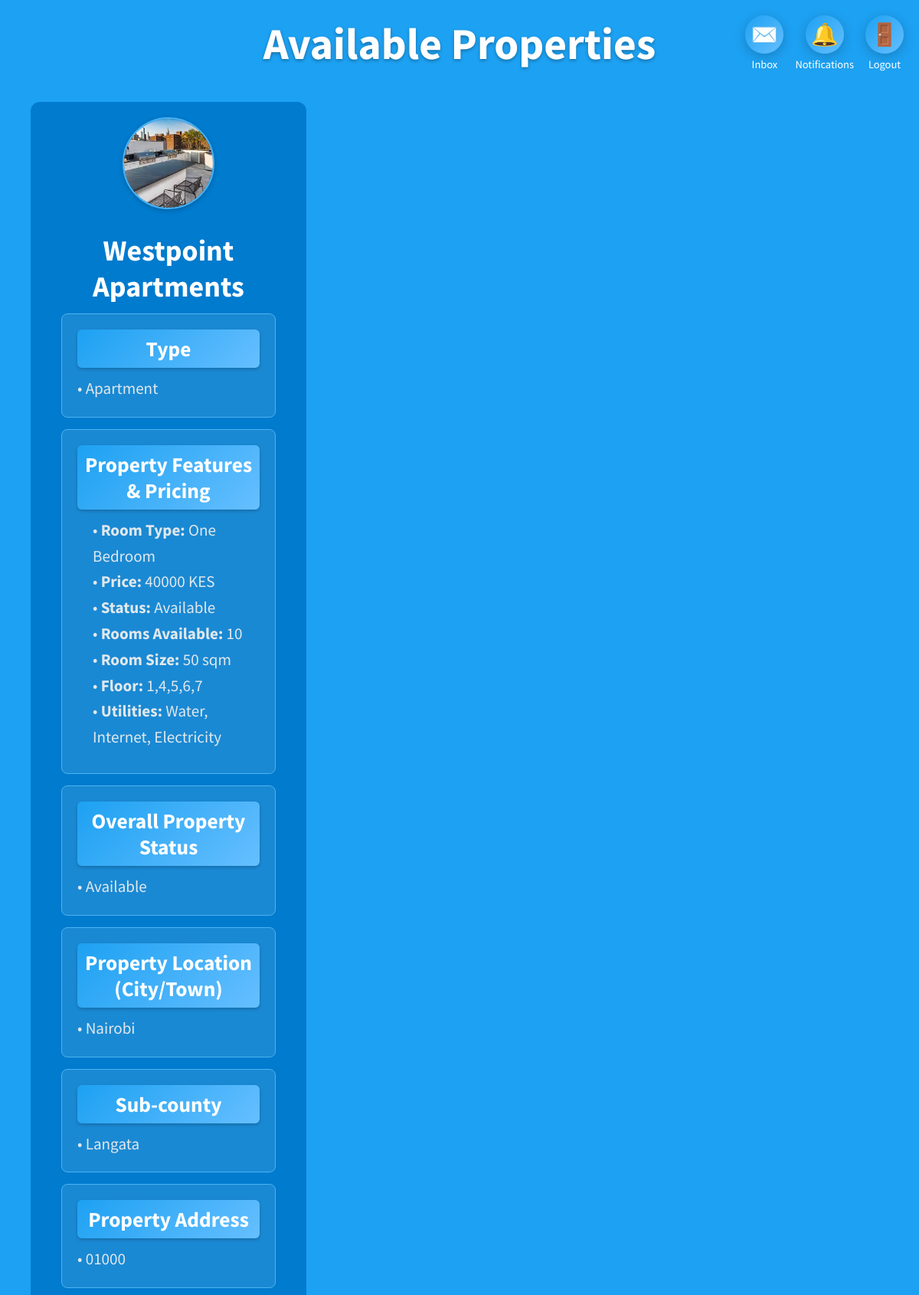
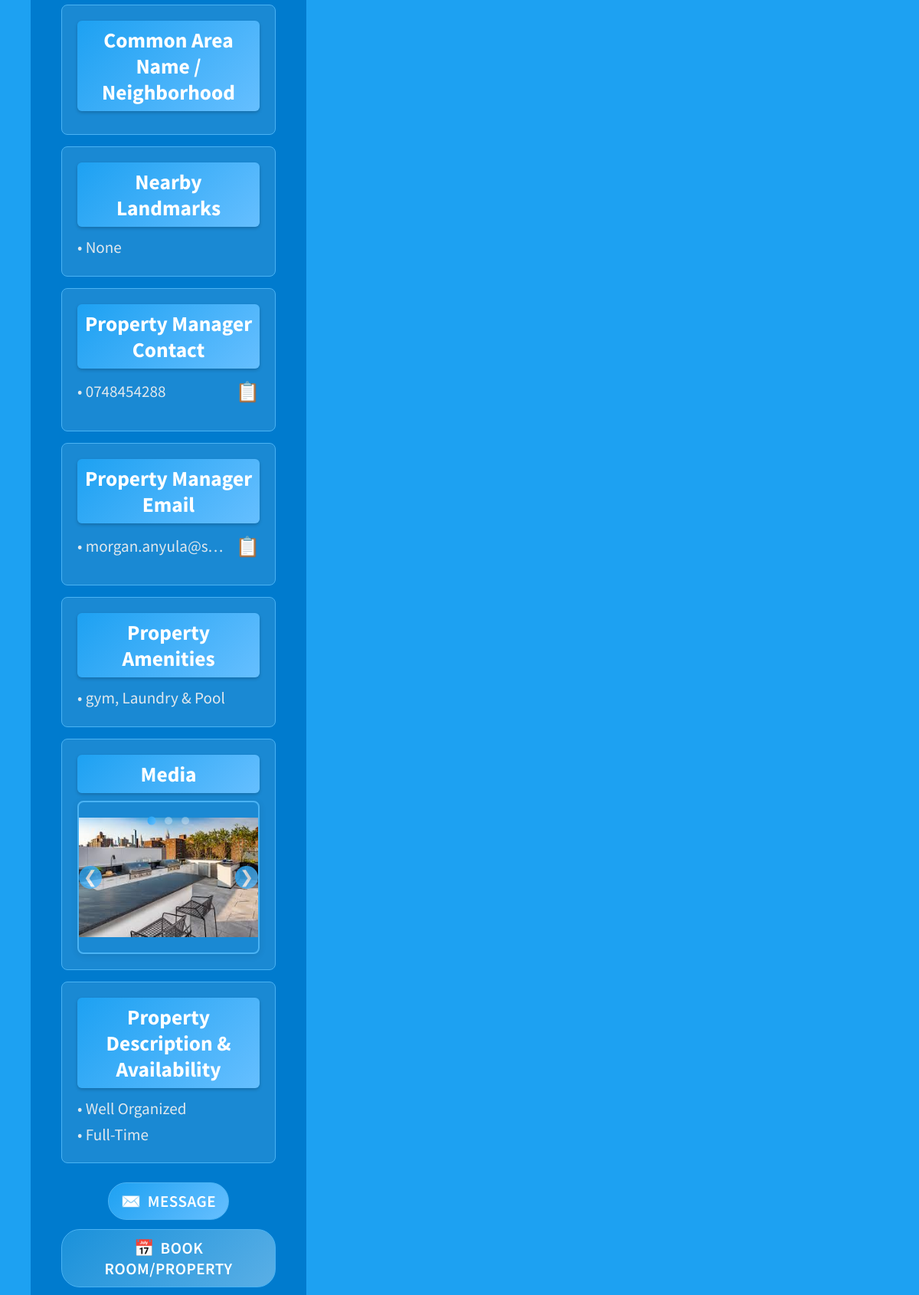
The page /resident_dashboard (signed in, upper part) on the database its author committed (2 pictures, top to bottom).
### models.py (models this page shows)
class Property(db.Model):
    id = db.Column(db.Integer, primary_key=True)
    name = db.Column(db.String(255), nullable=False)
    property_type = db.Column(db.String(50), nullable=False)
    status = db.Column(db.String(50), nullable=False)
    phone = db.Column(db.String(20), nullable=False)
    email = db.Column(db.String(120), nullable=False)
    description = db.Column(db.Text, nullable=False)
    location = db.Column(db.String(255), nullable=False)
    sub_county = db.Column(db.String(255), nullable=False)
    landmarks = db.Column(db.Text, nullable=False)
    availability = db.Column(db.String(20), nullable=False)
    viewing_schedule = db.Column(db.String(255), nullable=False)
    features = db.Column(db.Text, nullable=False)
    common_area_name = db.Column(db.String(255), nullable=False)  # New column for Common Area Name / Area Nickname
    manager_id = db.Column(db.Integer, db.ForeignKey('user.id'), nullable=False)

### app.py (the view)
@app.route('/resident_dashboard')
def resident_dashboard():
    if 'user_id' not in session or session.get('role') != 'Resident':
        flash("Unauthorized access.", "danger")
        return redirect(url_for('login'))
    try:
        properties = Property.query.all()
        properties_data = []
        for property in properties:
            description_lines = property.description.split('\n')
            profile_picture = next((line.split(': ')[1] for line in description_lines if line.startswith('Profile Picture: ')), 'default-profile.png')
            if profile_picture != 'default-profile.png':
                profile_picture = f"/static/{profile_picture}"
            media_paths = []
            for line in description_lines:
                if line.startswith('Media: '):
                    media_paths = [f"/static/{path}" for path in line.split(': ')[1].split(', ') if line.split(': ')[1]] or []
            property_data = {
                'id': property.id,
                'name': property.name,
                'type': property.property_type,
                'status': property.status,
                'phone': property.phone,
                'email': property.email,
                'description': description_lines[0],
                'location': property.location,
                'sub_county': property.sub_county,
                'landmarks': property.landmarks,
                'property_address': next((line.split(': ')[1] for line in description_lines if line.startswith('Property Address: ')), ''),
                'amenities': next((line.split(': ')[1] for line in description_lines if line.startswith('Amenities: ')), ''),
                'availability': property.availability,
                'features': json.loads(property.features) if property.features else [],
                'media': media_paths,
                'profile_picture': profile_picture
            }
            properties_data.append(property_data)
        return render_template('resident_dashboard.html', properties=properties_data)
    except Exception as e:
        logger.error(f"Error loading resident dashboard: {str(e)}")
        flash(f"Error loading dashboard: {str(e)}", "danger")
        return redirect(url_for('login'))

### templates/resident_dashboard.html (shortened to what this page needs)
<!DOCTYPE html>
<html lang="en">
<head>
</head>
<body>
    <div class="action-buttons-container">
        <div class="button-wrapper">
            <button class="inbox-btn" title="Inbox">✉️</button>
            <span class="button-label">Inbox</span>
        </div>
        <div class="button-wrapper">
            <button class="notification-btn" onclick="alert('Notifications clicked')" title="Notifications">🔔</button>
            <span class="button-label">Notifications</span>
        </div>
        <div class="button-wrapper">
            <button class="logout-btn" onclick="window.location.href='/logout'" title="Logout">🚪</button>
            <span class="button-label">Logout</span>
        </div>
    </div>
    <h1>Available Properties</h1>
    {% if properties %}
    <div class="grid-container">
        {% for property in properties %}
        <div class="property-card">
            <img src="{{ property.profile_picture | default('/static/default.jpg') }}" alt="Profile Picture" class="property-image">
            <div class="property-info">
                <h3>{{ property.name | default('Unnamed Property') }}</h3>
                <div class="property-detail-block">
                    <h4>Type</h4>
                    {% if property.type %}
                    <p>&bull; {{ property.type }}</p>
                    {% endif %}
                </div>
                <div class="property-detail-block">
                    <h4>Property Features & Pricing</h4>
                    <ul>
                        {% for item in property.features %}
                            <li>
                                {% if item.feature %}&bull; <strong>Room Type:</strong> {{ item.feature }}<br>{% endif %}
                                {% if item.price %}&bull; <strong>Price:</strong> {{ item.price }} {{ item.currency }}<br>{% endif %}
                                {% if item.status %}&bull; <strong>Status:</strong> {{ item.status }}<br>{% endif %}
                                {% if item.rooms_available %}&bull; <strong>Rooms Available:</strong> {{ item.rooms_available }}<br>{% endif %}
                                {% if item.room_size %}&bull; <strong>Room Size:</strong> {{ item.room_size }}<br>{% endif %}
                                {% if item.floor %}&bull; <strong>Floor:</strong> {{ item.floor }}<br>{% endif %}
                                {% if item.utilities %}&bull; <strong>Utilities:</strong> {{ item.utilities }}{% endif %}
                            </li>
                        {% endfor %}
                    </ul>
                </div>
                <div class="property-detail-block">
                    <h4>Overall Property Status</h4>
                    {% if property.status %}
                    <p>&bull; {{ property.status }}</p>
                    {% endif %}
                </div>
                <div class="property-detail-block">
                    <h4>Property Location (City/Town)</h4>
                    {% if property.location %}
                    <p>&bull; {{ property.location }}</p>
                    {% endif %}
                </div>
                <div class="property-detail-block">
                    <h4>Sub-county</h4>
                    {% if property.sub_county %}
                    <p>&bull; {{ property.sub_county }}</p>
                    {% endif %}
                </div>
                <div class="property-detail-block">
                    <h4>Property Address</h4>
                    {% if property.location_address or property.property_address %}
                    <p>
                        {% if property.property_address %}&bull; {{ property.property_address }}{% endif %}
                    </p>
                    {% endif %}
                </div>
                <div class="property-detail-block">
                    <h4>Common Area Name / Neighborhood</h4>
                </div>
                <div class="property-detail-block">
                    <h4>Nearby Landmarks</h4>
                    {% if property.landmarks %}
                    <p>&bull; {{ property.landmarks }}</p>
                    {% endif %}
                </div>
                <div class="property-detail-block">
                    <h4>Property Manager Contact</h4>
                    {% if property.phone %}
                    <div class="input-with-copy">
                        <p>&bull; {{ property.phone }}</p>
                        <span class="copy-icon" data-copy="{{ property.phone }}">📋</span>
                    </div>
                    {% endif %}
                </div>
                <div class="property-detail-block">
                    <h4>Property Manager Email</h4>
                    {% if property.email %}
                    <div class="input-with-copy">
                        <p>&bull; {{ property.email }}</p>
                        <span class="copy-icon" data-copy="{{ property.email }}">📋</span>
                    </div>
                    {% endif %}
                </div>
                <div class="property-detail-block">
                    <h4>Property Amenities</h4>
                    {% if property.amenities %}
                    <p>&bull; {{ property.amenities }}</p>
                    {% endif %}
                </div>
                <div class="property-detail-block">
                    <h4>Media</h4>
                    <div class="media-gallery">
                        {% for media in property.media %}
                            <div class="media-item">
                                {% if media.endswith(('.mp4', '.webm', '.ogg')) %}
                                    <video muted loop>
                                        <source src="{{ media }}" type="video/{{ media.split('.')[-1] }}">
                                        Your browser does not support the video tag.
                                    </video>
                                {% else %}
                                    <img src="{{ media }}" alt="Property Media">
                                {% endif %}
                            </div>
                        {% endfor %}
                        {% if property.media|length > 1 %}
                        <div class="slideshow-nav">
                            <button class="prev">❮</button>
                            <button class="next">❯</button>
                        </div>
                        <div class="dots-container">
                            {% for media in property.media %}
                                <span class="dot"></span>
                            {% endfor %}
                        </div>
                        {% endif %}
                    </div>
                </div>
                <div class="property-detail-block">
                    <h4>Property Description & Availability</h4>
                    {% if property.description or property.availability %}
                    <p>
                        {% if property.description %}&bull; {{ property.description }}<br>{% endif %}
                        {% if property.availability %}&bull; {{ property.availability }}{% endif %}
                    </p>
                    {% endif %}
                </div>
                <div class="action-buttons">
                    <button class="action-btn" data-action="message" data-property-id="{{ property.id }}">Message</button>
                    <button class="action-btn" data-action="book" data-property-id="{{ property.id }}">Book Room/Property</button>
                </div>
            </div>
        </div>
        {% endfor %}
    </div>
    {% else %}
    <p>No properties available at the moment.</p>
    {% endif %}
</body>
</html>

### rows shown on the page
Property: name "Westpoint Apartments", type "Apartment", feature "One Bedroom", price "40000", currency "KES", status "Available", rooms_available "10", room_size "50 sqm", floor "1,4,5,6,7", utilities "Water, Internet, Electricity", status "Available", location "Nairobi", sub_county "Langata", property_address "01000", landmarks "None", phone "0748454288", email "morgan.anyula@s…", amenities "gym, Laundry & Pool", description "Well Organized", availability "Full-Time"
